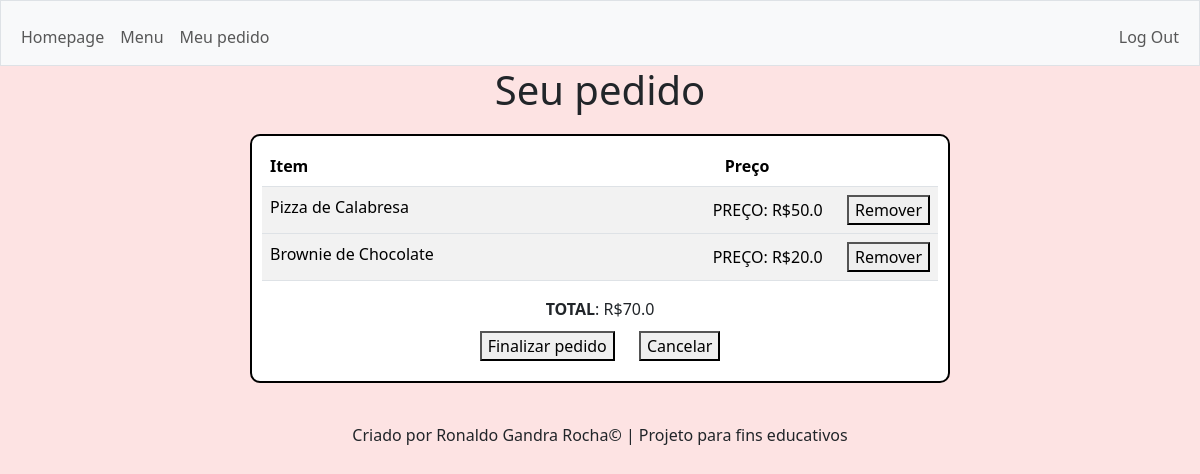
Before: /client_order (signed in) with the older database file.
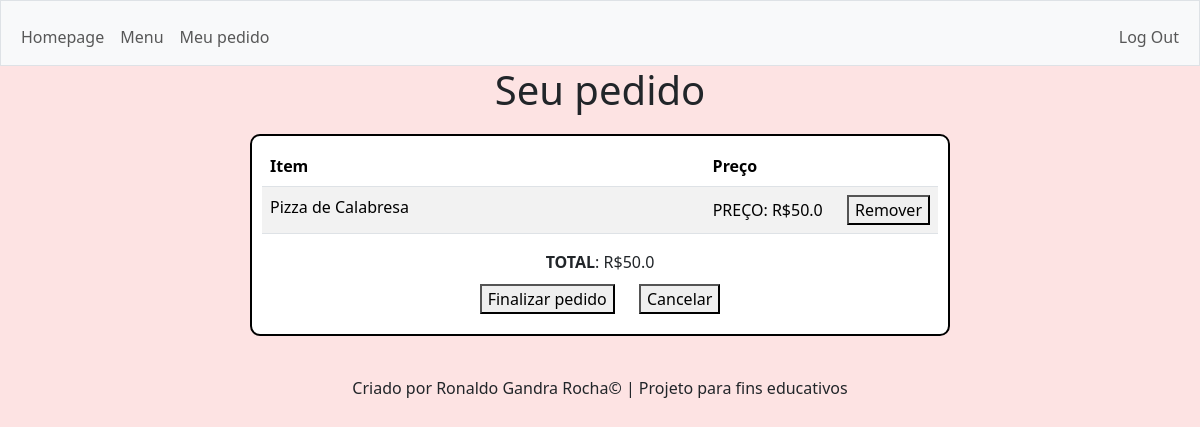
After: the same page with the newer database file.
### tables this page shows
CREATE TABLE orders(
    user_id INTEGER NOT NULL,
    item_id INTEGER NOT NULL PRIMARY KEY AUTOINCREMENT,              
    item TEXT NOT NULL,
    quantity INTEGER,
    value FLOAT,
    time_order TEXT,
    FOREIGN KEY (user_id) REFERENCES users(id)
    );

### app.py (the view, shortened to what this page needs)
@app.route("/client_order", methods=["GET", "POST"])
@login_required
def client_order():
   con = sqlite3.connect("database.db")
   cur = con.cursor()
   order = cur.execute("SELECT * FROM orders WHERE user_id = ?", (session["user_id"],)).fetchall()
   total =  cur.execute("""
                         SELECT SUM(value) as total FROM orders WHERE user_id = ?""", (session["user_id"],)).fetchone()
   return render_template("client_order.html", order = order, total = total[0], partial = False)

### app.py (called while the page is built)
@app.after_request
def after_request(response):
    response.headers["Cache-Control"] = "no-cache, no-store, must-revalidate"
    response.headers["Expires"] = 0
    response.headers["Pragma"] = "no-cache"
    return response

def login_required(f):
    @wraps(f)
    def decorated_function(*args, **kwargs):
        if session.get("user_id") is None:
            return redirect("/login")
        return f(*args, **kwargs)
    return decorated_function

@app.context_processor
def inject_logged_in_status():
   isLoggedIn = "user_id" in session
   order_count = 0
   if isLoggedIn:
      con = sqlite3.connect("database.db")
      cur = con.cursor()
      order_count = cur.execute("SELECT COUNT(*) FROM orders WHERE user_id = ?", (session["user_id"],)).fetchone()[0]
      con.commit()
      con.close()
   return dict(isLoggedIn = isLoggedIn, order_count = order_count)

### templates/client_order.html (shortened to what this page needs)
{% extends "layout.html" %}
{% block main %}
<h1 id="pedido">Seu pedido</h1>
{% if not partial %}
<form action="/client_order" method="post">
{% endif %}
<div id="border">
  <table class="table table-striped">
    <thead>
      <tr>
              <th class="text-start">Item</th>
              <th class="text-center">Preço</th>
     </tr>
</thead>
    {% for item in order %}
    <tbody>
      <tr>
        <td class="text-start"> {{ item[2] }} </td>
        <td class="text-end"> PREÇO: R${{ item[4] }}  <button  id="remove" name="remove" value="{{ item[1] }}" type="submit" onclick="remover('{{ item[1] }}')">Remover</button> </td>
      </tr>
     {% endfor %}
    </tbody>
  </table>
      {% if order%}
      <div class="total_pedido" id="finalizar">
        <strong>TOTAL</strong>: R${{ total }}<br>
        {% if not finalizacao %}
        <button  class="totalB" name="finalizar" value="finalizar" type="submit">Finalizar pedido</button>
        <button  class="totalB" name="cancel" value="cancel" type="submit"  onclick="cancelar_pedido()">Cancelar</button>
        {% endif %}
      </div>
      {% endif %}
</div>
   {% if not partial %}
  </form>
  {% endif %}
{% endblock %}

### templates/layout.html (shortened to what this page needs)
<!DOCTYPE html>
<html lang="en">
<head>
  <link href="https://cdn.jsdelivr.net/npm/bootstrap@5.3.3/dist/css/bootstrap.min.css" rel="stylesheet">
<link rel="stylesheet" href="/static/css/styles.css">
</head>
<body>
  <nav class="navbar navbar-expand-md navbar-light bg-light border">
    <div class="container-fluid">
        <div class="collapse navbar-collapse" id="navbar">
          {% if session["user_id"] %}
            <ul class="navbar-nav  mt-2">
                <li class="nav-item">
                    <a class="nav-link" href="/">Homepage</a>
                </li>
                <li class="nav-item">
                  <a class="nav-link" href="/menu">Menu</a>
              </li>
              {% if order_count > 0 %}
                  <li class="nav-item">
                    <a class="nav-link" href="/client_order">Meu pedido</a>
                </li>
              {% endif %}
            </ul>
            <ul class="navbar-nav ms-auto mt-2">
              <li class="nav-item"><a class="nav-link" href="/logout">Log Out</a></li>
          </ul>
            {% endif %}
        </div>
    </div>
</nav>
  <main >
    {% block main %}
    {% endblock %}
  </main>
  <footer class="mb-5">
    Criado por Ronaldo Gandra Rocha&copy; | Projeto para fins educativos
  </footer>
</body>
</html>

### static/css/styles.css (style rules this page uses)
.navbar { z-index: 100; background-color: blue; left:0; }
body { position: relative; background-color:#fde3e3; height: 100%; margin:0; display: flex; flex-direction: column; }
.total_pedido, #pedido { text-align: center; align-items: center; justify-content: center; margin: auto; }
.totalB { margin: 10px; }
span, #remove { margin-left: 20px }
#border { border: 2px solid black; border-radius: 10px; background-color: white; padding: 10px; max-width: 700px; width: 90%; margin: 20px auto; box-sizing: border-box; }
footer { margin: 20px; text-align: center; }

Changed rows visible on the page:
removed orders: item "Brownie de Chocolate", value "20.0", {{ item[1] }} 36 (drawn)
Other visible differences:
{{ total }}: "70.0" → "50.0"
